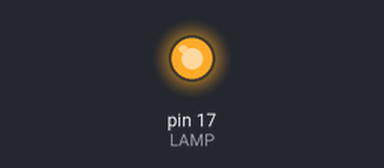
Simulated run of this sketch. Board: Arduino Uno, built with avr-gcc and run on an emulated ATmega328P. Shown: output pins drawn as LEDs (lit = HIGH).

Above: at 0.1 s.
At 60.1 s:
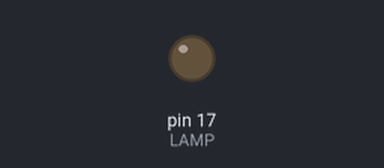
Timing chart, 0 to 121.5 s (numbered marks = the images above):
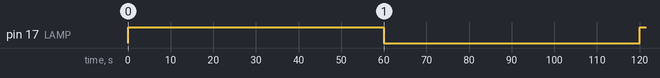

The sketch:

sketch_example6.ino
```cpp
#define LAMP 17

uint32_t TimeCompare;
uint32_t StartTime = 0;

int Hour = 0;
int Minute = 1;
int Second = 0;

uint32_t TimeSum = (uint32_t) ((Hour * 60 + Minute) * 60 + Second) * 1000;

void setup() {
  pinMode(LAMP, OUTPUT);
  StartTime = millis();
}

void loop() {
  TimeCompare = (millis() - StartTime) / TimeSum;
  if (TimeCompare % 2 == 0) {
    digitalWrite(LAMP, HIGH);
  } else {
    digitalWrite(LAMP, LOW);
  }
}
```

Measured:
- by itself, pin 17 (LAMP): LOW → HIGH at 0.00 s, → LOW 60.0 s later, → HIGH 60.0 s later
